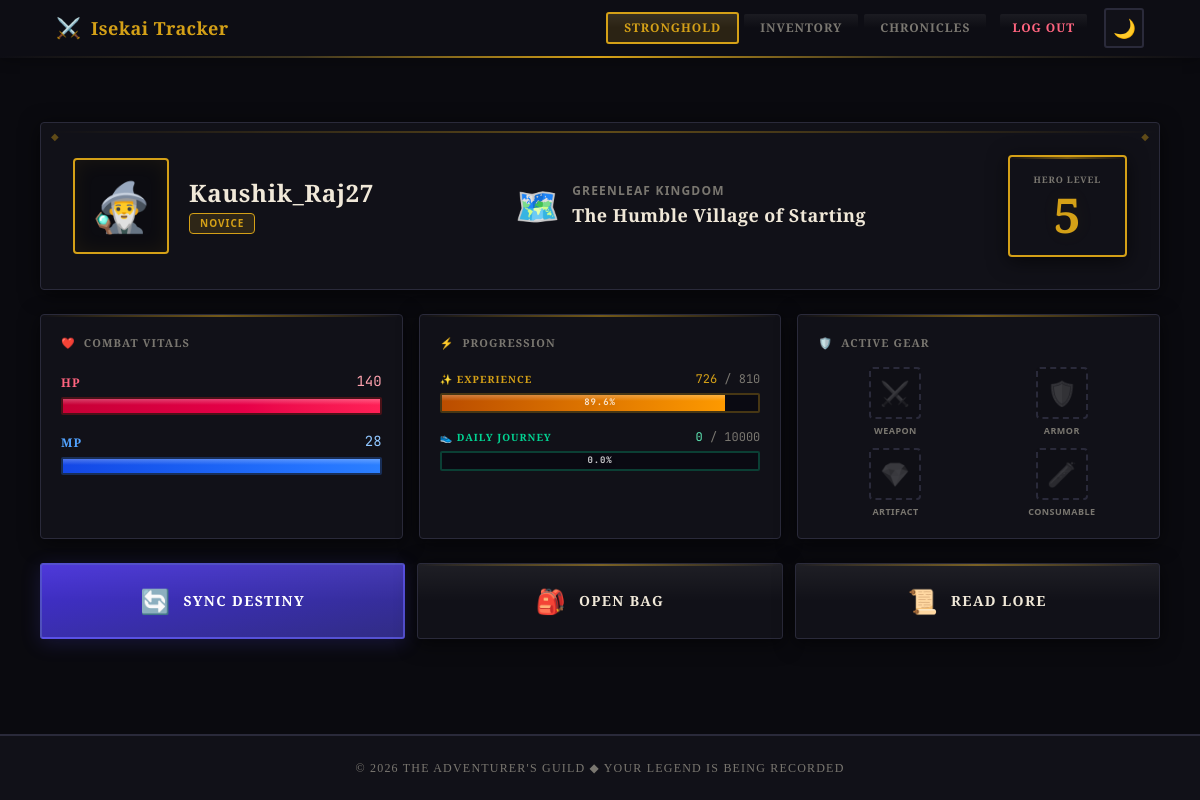
Screenshot of /dashboard/ (signed in) with the database file from the repository.
### players/models.py (models this page shows, shortened)
class PlayerProfile(models.Model):
    user = models.OneToOneField(User, on_delete=models.CASCADE)
    level = models.PositiveIntegerField(default=1)
    exp = models.PositiveIntegerField(default=0)
    base_hp = models.PositiveIntegerField(default=100)
    base_mana = models.PositiveIntegerField(default=20)
    character_class = models.CharField(max_length=100, default="Novice")
    google_access_token = EncryptedTextField(null=True, blank=True)
    google_refresh_token = EncryptedTextField(null=True, blank=True)
    current_location = models.CharField(
        max_length=255,
        default="The Humble Village of Starting"
    )
    visual_description = models.TextField(
        default="Male Isekai protagonist, messy black hair, sharp blue eyes, athletic build"
    )
    world_region = models.CharField(
        max_length=100,
        default="Greenleaf Kingdom"
    )
    ai_seed = models.IntegerField(default=42)
    @property
    def hp(self):
        bonus = sum(inv.item.hp_bonus for inv in self.inventory.all() if inv.is_equipped)
        return self.base_hp + bonus
    @property
    def mana(self):
        bonus = sum(inv.item.mana_bonus for inv in self.inventory.all() if inv.is_equipped)
        return self.base_mana + bonus
    @property
    def exp_to_next_level(self):
        import math
        from tracker.constants import BASE_XP_REQ, LEVEL_EXPONENT
        return math.floor(BASE_XP_REQ * (self.level ** LEVEL_EXPONENT))
    @property
    def exp_progress_percentage(self):
        req = self.exp_to_next_level
        if req == 0: return 100
        perc = (self.exp / req) * 100
        return min(max(perc, 0), 100)

class InventoryItem(models.Model):
    player = models.ForeignKey('PlayerProfile', on_delete=models.CASCADE, related_name="inventory")
    item = models.ForeignKey(Item, on_delete=models.CASCADE)
    quantity = models.PositiveIntegerField(default=1)
    is_equipped = models.BooleanField(default=False)
    acquired_at = models.DateTimeField(auto_now_add=True)

### players/views.py (the view)
# urls.py: path('dashboard/', views.dashboard, name='dashboard'),
@login_required
def dashboard(request):
    from datetime import date
    from tracker.models import DailyStepLog
    player = PlayerProfile.objects.get(user=request.user)
    equipped_list = InventoryItem.objects.filter(
        player=player,
        is_equipped=True
    ).select_related('item')
    equipment = {
        'weapon': equipped_list.filter(item__item_type='WEAPON').first(),
        'armor': equipped_list.filter(item__item_type='ARMOR').first(),
        'artifact': equipped_list.filter(item__item_type='ARTIFACT').first(),
        'consumable': equipped_list.filter(item__item_type='CONSUMABLE').first(),
    }
    today_log = DailyStepLog.objects.filter(user=request.user, date=date.today()).first()
    today_steps = today_log.steps if today_log else 0
    step_goal = 10000
    step_progress_percentage = min((today_steps / step_goal) * 100, 100)
    context = {
        'player': player,
        'equipment': equipment,
        'today_steps': today_steps,
        'step_goal': step_goal,
        'step_progress_percentage': step_progress_percentage,
    }
    return render(request, 'players/dashboard.html', context)

### players/fields.py (called while the page is built)
    def from_db_value(self, value, expression, connection):
        if not value:
            return value
        cipher = get_cipher()
        try:
            return cipher.decrypt(value.encode('utf-8')).decode('utf-8')
        except Exception:
            return value

### templates/players/dashboard.html (shortened to what this page needs)
{% extends 'base.html' %}
{% block content %}
<div class="max-w-6xl mx-auto px-4 py-10 pt-16">
    {% if player %}
    <div class="rpg-panel rpg-ornament overflow-hidden mb-6">
        <div class="p-6 md:p-8">
            <div class="flex flex-col md:flex-row items-center gap-6">
                <div class="flex items-center gap-5 flex-shrink-0">
                    <div class="relative">
                        <div class="w-20 h-20 md:w-24 md:h-24 rounded bg-black/30 border-2 flex items-center justify-center text-4xl md:text-5xl relative" style="border-color: var(--rpg-accent);">
                            <div class="absolute inset-0 rounded" style="box-shadow: inset 0 0 20px var(--rpg-glow);"></div>
                            🧙‍♂️
                        </div>
                    </div>
                    <div>
                        <h1 class="font-rpg text-xl md:text-2xl font-bold rpg-heading tracking-wide">{{ player.user.username }}</h1>
                        <span class="inline-block px-2.5 py-0.5 rounded-sm text-[10px] font-bold uppercase tracking-widest mt-1 rpg-accent-text" style="background: var(--rpg-accent-dim); border: 1px solid var(--rpg-accent);">{{ player.character_class }}</span>
                    </div>
                </div>
                <div class="flex-1 flex items-center gap-3 md:justify-center">
                    <span class="text-3xl md:text-4xl hidden md:block">🗺️</span>
                    <div class="text-center md:text-left">
                        <p class="rpg-muted text-[10px] md:text-xs font-bold uppercase tracking-widest mb-0.5">{{ player.world_region }}</p>
                        <h2 class="font-rpg text-base md:text-lg font-bold rpg-heading tracking-wide">{{ player.current_location }}</h2>
                    </div>
                </div>
                <div class="flex-shrink-0">
                    <div class="rpg-panel px-6 py-4 text-center" style="border-color: var(--rpg-accent); border-width: 2px;">
                        <p class="text-[9px] rpg-muted font-bold uppercase tracking-widest mb-1 font-rpg">Hero Level</p>
                        <p class="text-4xl md:text-5xl font-bold rpg-accent-text font-rpg leading-none" style="text-shadow: 0 0 20px var(--rpg-glow);">
                            {{ player.level }}
                        </p>
                    </div>
                </div>
            </div>
        </div>
    </div>
    <div class="grid grid-cols-1 lg:grid-cols-3 gap-4 mb-6">
        <div class="rpg-panel p-5">
            <h3 class="text-[11px] font-rpg font-bold rpg-muted mb-5 uppercase tracking-widest flex items-center gap-2">
                <span class="text-rose-400">❤️</span> COMBAT VITALS
            </h3>
            <div class="space-y-4">
                <div class="group cursor-default">
                    <div class="flex justify-between items-end mb-1.5">
                        <span class="text-rose-400 font-bold tracking-widest uppercase text-xs font-rpg">HP</span>
                        <span class="text-rose-300 font-mono text-sm" style="font-family: var(--font-mono);">{{ player.hp }}</span>
                    </div>
                    <div class="stat-bar-track" style="border-color: rgba(220,38,38,0.3);">
                        <div class="stat-bar-fill bg-gradient-to-r from-rose-700 to-rose-500 w-full"></div>
                    </div>
                </div>
                <div class="group cursor-default">
                    <div class="flex justify-between items-end mb-1.5">
                        <span class="text-blue-400 font-bold tracking-widest uppercase text-xs font-rpg">MP</span>
                        <span class="text-blue-300 font-mono text-sm" style="font-family: var(--font-mono);">{{ player.mana }}</span>
                    </div>
                    <div class="stat-bar-track" style="border-color: rgba(59,130,246,0.3);">
                        <div class="stat-bar-fill bg-gradient-to-r from-blue-700 to-blue-500 w-full"></div>
                    </div>
                </div>
            </div>
        </div>
        <div class="rpg-panel p-5">
            <h3 class="text-[11px] font-rpg font-bold rpg-muted mb-5 uppercase tracking-widest flex items-center gap-2">
                <span class="text-amber-400">⚡</span> PROGRESSION
            </h3>
            <div class="space-y-4">
                <div class="group cursor-default">
                    <div class="flex justify-between items-end mb-1.5">
                        <span class="rpg-accent-text font-bold tracking-widest uppercase text-[10px] font-rpg">✨ Experience</span>
                        <span class="font-mono text-xs" style="font-family: var(--font-mono); color: var(--rpg-accent);">{{ player.exp }} <span class="rpg-muted">/ {{ player.exp_to_next_level }}</span></span>
                    </div>
                    <div class="stat-bar-track relative" style="border-color: rgba(212,160,23,0.3); height: 20px;">
                        <div class="stat-bar-fill bg-gradient-to-r from-amber-700 to-amber-500" style="width: {{ player.exp_progress_percentage }}%;"></div>
                        <div class="absolute inset-0 flex items-center justify-center pointer-events-none">
                            <span class="text-[9px] font-bold text-white/80 drop-shadow-md uppercase tracking-widest" style="font-family: var(--font-mono);">{{ player.exp_progress_percentage|floatformat:1 }}%</span>
                        </div>
                    </div>
                </div>
                <div class="group cursor-default">
                    <div class="flex justify-between items-end mb-1.5">
                        <span class="text-emerald-400 font-bold tracking-widest uppercase text-[10px] font-rpg">👟 Daily Journey</span>
                        <span class="text-emerald-300 font-mono text-xs" style="font-family: var(--font-mono);">{{ today_steps }} <span class="rpg-muted">/ {{ step_goal }}</span></span>
                    </div>
                    <div class="stat-bar-track relative" style="border-color: rgba(16,185,129,0.3); height: 20px;">
                        <div class="absolute inset-0 flex items-center justify-center pointer-events-none">
                            <span class="text-[9px] font-bold text-white/80 drop-shadow-md uppercase tracking-widest" style="font-family: var(--font-mono);">{{ step_progress_percentage|floatformat:1 }}%</span>
                        </div>
                    </div>
                </div>
            </div>
        </div>
        <div class="rpg-panel p-5">
            <h3 class="text-[11px] font-rpg font-bold rpg-muted mb-4 uppercase tracking-widest flex items-center gap-2">
                <span class="text-purple-400">🛡️</span> ACTIVE GEAR
            </h3>
            <div class="grid grid-cols-2 gap-3">
                <div class="flex flex-col items-center gap-1.5 group">
                    <div class="w-13 h-13 rounded-sm border-2 flex items-center justify-center transition-all duration-200 group-hover:scale-105
                        {% if equipment.weapon %} border-blue-500/50 bg-blue-500/10 {% else %} border-dashed bg-black/10 {% endif %}" style="{% if not equipment.weapon %}border-color: var(--rpg-border);{% endif %}">
                        <span class="text-2xl {% if not equipment.weapon %}opacity-20 grayscale{% endif %}">⚔️</span>
                    </div>
                    <span class="text-[9px] font-bold uppercase tracking-wider text-center leading-tight {% if equipment.weapon %}text-blue-400{% else %}rpg-muted{% endif %}">
                        {% if equipment.weapon %}{{ equipment.weapon.item.name }}{% else %}Weapon{% endif %}
                    </span>
                </div>
                <div class="flex flex-col items-center gap-1.5 group">
                    <div class="w-13 h-13 rounded-sm border-2 flex items-center justify-center transition-all duration-200 group-hover:scale-105
                        {% if equipment.armor %} border-emerald-500/50 bg-emerald-500/10 {% else %} border-dashed bg-black/10 {% endif %}" style="{% if not equipment.armor %}border-color: var(--rpg-border);{% endif %}">
                        <span class="text-2xl {% if not equipment.armor %}opacity-20 grayscale{% endif %}">🛡️</span>
                    </div>
                    <span class="text-[9px] font-bold uppercase tracking-wider text-center leading-tight {% if equipment.armor %}text-emerald-400{% else %}rpg-muted{% endif %}">
                        {% if equipment.armor %}{{ equipment.armor.item.name }}{% else %}Armor{% endif %}
                    </span>
                </div>
                <div class="flex flex-col items-center gap-1.5 group">
                    <div class="w-13 h-13 rounded-sm border-2 flex items-center justify-center transition-all duration-200 group-hover:scale-105
                        {% if equipment.artifact %} border-purple-500/50 bg-purple-500/10 {% else %} border-dashed bg-black/10 {% endif %}" style="{% if not equipment.artifact %}border-color: var(--rpg-border);{% endif %}">
                        <span class="text-2xl {% if not equipment.artifact %}opacity-20 grayscale{% endif %}">💎</span>
                    </div>
                    <span class="text-[9px] font-bold uppercase tracking-wider text-center leading-tight {% if equipment.artifact %}text-purple-400{% else %}rpg-muted{% endif %}">
                        {% if equipment.artifact %}{{ equipment.artifact.item.name }}{% else %}Artifact{% endif %}
                    </span>
                </div>
                <div class="flex flex-col items-center gap-1.5 group">
                    <div class="w-13 h-13 rounded-sm border-2 flex items-center justify-center transition-all duration-200 group-hover:scale-105
                        {% if equipment.consumable %} border-amber-500/50 bg-amber-500/10 {% else %} border-dashed bg-black/10 {% endif %}" style="{% if not equipment.consumable %}border-color: var(--rpg-border);{% endif %}">
                        <span class="text-2xl {% if not equipment.consumable %}opacity-20 grayscale{% endif %}">🧪</span>
                    </div>
                    <span class="text-[9px] font-bold uppercase tracking-wider text-center leading-tight {% if equipment.consumable %}text-amber-400{% else %}rpg-muted{% endif %}">
                        {% if equipment.consumable %}{{ equipment.consumable.item.name }}{% else %}Consumable{% endif %}
                    </span>
                </div>
            </div>
        </div>
    </div>
    <div class="grid grid-cols-1 md:grid-cols-3 gap-3 mb-3">
        <a href="{% url 'sync_google_fit' %}" class="rpg-btn group bg-gradient-to-br from-indigo-700 to-indigo-900 border-2 border-indigo-400/40 hover:border-indigo-300 p-5 flex items-center justify-center gap-3 text-center" style="box-shadow: 0 4px 20px rgba(79,70,229,0.2);">
            <span class="text-2xl group-hover:rotate-12 transition-transform duration-300 relative z-10">🔄</span>
            <span class="font-rpg tracking-widest text-sm text-white relative z-10">Sync Destiny</span>
        </a>
        <a href="{% url 'inventory' %}" class="rpg-btn group rpg-panel border-2 hover:border-emerald-500/50 p-5 flex items-center justify-center gap-3 text-center">
            <span class="text-2xl group-hover:scale-110 transition-transform duration-300">🎒</span>
            <span class="font-rpg tracking-widest text-sm rpg-heading">Open Bag</span>
        </a>
        <a href="{% url 'adventure_log' %}" class="rpg-btn group rpg-panel border-2 hover:border-amber-500/50 p-5 flex items-center justify-center gap-3 text-center">
            <span class="text-2xl group-hover:scale-110 transition-transform duration-300">📜</span>
            <span class="font-rpg tracking-widest text-sm rpg-heading">Read Lore</span>
        </a>
    </div>
    {% endif %}
</div>
{% endblock %}

### rows the page displays
PlayerProfile: user.username "Kaushik_Raj27", character_class "NOVICE", world_region "GREENLEAF KINGDOM", current_location "The Humble Village of Starting", level "5", hp "140", mana "28", exp "726", exp_to_next_level "810", exp_progress_percentage "89.6"

### other values shown
{{ today_steps }} "0"
{{ step_goal }} "10000"
{{ step_progress_percentage|floatformat:1 }} "0.0"
